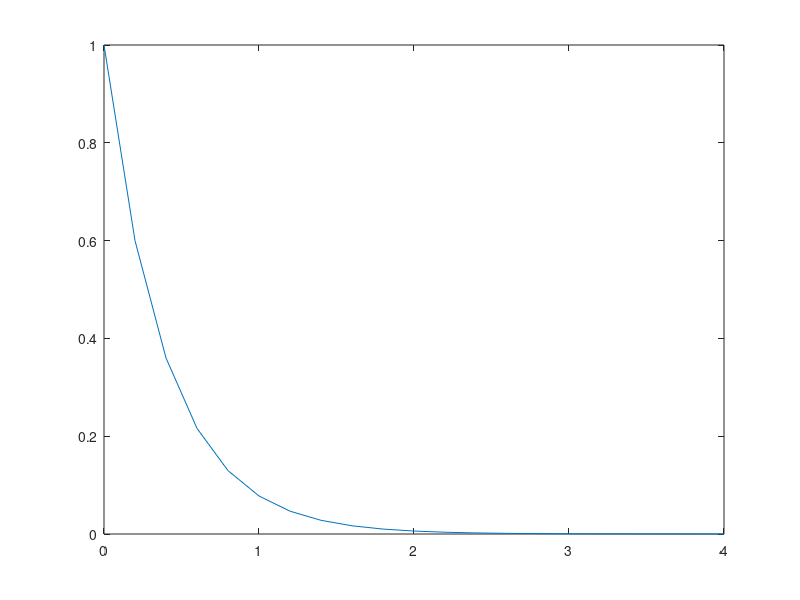

Source code (MATLAB):
#Euler's method y' = f(x, y)

clc; clear;

N = 20; #간격 개수
a = 0; #시작점
b = 4; #끝점
h = (b - a) / N; #간격
#x = [a:h:b];
x = linspace(a, b, N+1);
y = zeros(1, N+1);
# y' = y -> e^-2x
f = @(x, y) -2*y;

y(1) = 1; # 초기값

for n = 1:N
    y(n + 1) = f(x(n), y(n)) * h + y(n);
end

disp(e^(-2*b));
disp(abs(y(N) - e^(-2*b))) #오차

plot(x, y)
